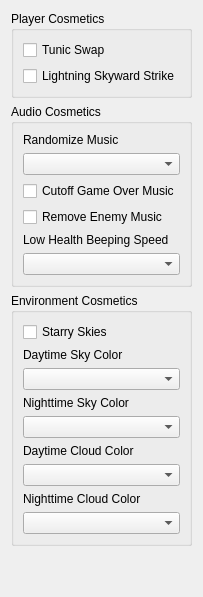
      <widget class="QWidget" name="cosmetics_tab">
       <attribute name="title">
        <string>Cosmetics</string>
       </attribute>
       <layout class="QHBoxLayout" name="horizontalLayout_2" stretch="0">
        <item>
         <layout class="QVBoxLayout" name="verticalLayout_10">
          <property name="leftMargin">
           <number>0</number>
          </property>
          <item>
           <widget class="QGroupBox" name="player_cosmetics_group_box">
            <property name="title">
             <string>Player Cosmetics</string>
            </property>
            <layout class="QVBoxLayout" name="verticalLayout_37">
             <item>
              <widget class="RandoTriStateCheckBox" name="setting_tunic_swap">
               <property name="text">
                <string>Tunic Swap</string>
               </property>
              </widget>
             </item>
             <item>
              <widget class="RandoTriStateCheckBox" name="setting_lightning_skyward_strike">
               <property name="text">
                <string>Lightning Skyward Strike</string>
               </property>
              </widget>
             </item>
            </layout>
           </widget>
          </item>
          <item>
           <widget class="QGroupBox" name="audio_cosmetics_group_box">
            <property name="title">
             <string>Audio Cosmetics</string>
            </property>
            <layout class="QVBoxLayout" name="verticalLayout_35">
             <item>
              <widget class="QLabel" name="randomize_music_label">
               <property name="text">
                <string>Randomize Music</string>
               </property>
              </widget>
             </item>
             <item>
              <widget class="QComboBox" name="setting_randomize_music"/>
             </item>
             <item>
              <widget class="RandoTriStateCheckBox" name="setting_cutoff_game_over_music">
               <property name="text">
                <string>Cutoff Game Over Music</string>
               </property>
              </widget>
             </item>
             <item>
              <widget class="RandoTriStateCheckBox" name="setting_remove_enemy_music">
               <property name="text">
                <string>Remove Enemy Music</string>
               </property>
              </widget>
             </item>
             <item>
              <widget class="QLabel" name="low_health_beeping_speed_label">
               <property name="text">
                <string>Low Health Beeping Speed</string>
               </property>
              </widget>
             </item>
             <item>
              <widget class="QComboBox" name="setting_low_health_beeping_speed"/>
             </item>
            </layout>
           </widget>
          </item>
          <item>
           <widget class="QGroupBox" name="environment_cosmetics_group_box">
            <property name="title">
             <string>Environment Cosmetics</string>
            </property>
            <layout class="QVBoxLayout" name="verticalLayout_33">
             <item>
              <widget class="RandoTriStateCheckBox" name="setting_starry_skies">
               <property name="text">
                <string>Starry Skies</string>
               </property>
              </widget>
             </item>
             <item>
              <widget class="QLabel" name="daytime_sky_color_label">
               <property name="text">
                <string>Daytime Sky Color</string>
               </property>
              </widget>
             </item>
             <item>
              <widget class="QComboBox" name="setting_daytime_sky_color"/>
             </item>
             <item>
              <widget class="QLabel" name="nighttime_sky_color_label">
               <property name="text">
                <string>Nighttime Sky Color</string>
               </property>
              </widget>
             </item>
             <item>
              <widget class="QComboBox" name="setting_nighttime_sky_color"/>
             </item>
             <item>
              <widget class="QLabel" name="daytime_cloud_color_label">
               <property name="text">
                <string>Daytime Cloud Color</string>
               </property>
              </widget>
             </item>
             <item>
              <widget class="QComboBox" name="setting_daytime_cloud_color"/>
             </item>
             <item>
              <widget class="QLabel" name="nighttime_cloud_color_label">
               <property name="text">
                <string>Nighttime Cloud Color</string>
               </property>
              </widget>
             </item>
             <item>
              <widget class="QComboBox" name="setting_nighttime_cloud_color"/>
             </item>
            </layout>
           </widget>
          </item>
          <item>
           <spacer name="verticalSpacer">
            <property name="orientation">
             <enum>Qt::Orientation::Vertical</enum>
            </property>
            <property name="sizeHint" stdset="0">
             <size>
              <width>20</width>
              <height>40</height>
             </size>
            </property>
           </spacer>
          </item>
         </layout>
        </item>
       </layout>
      </widget>
